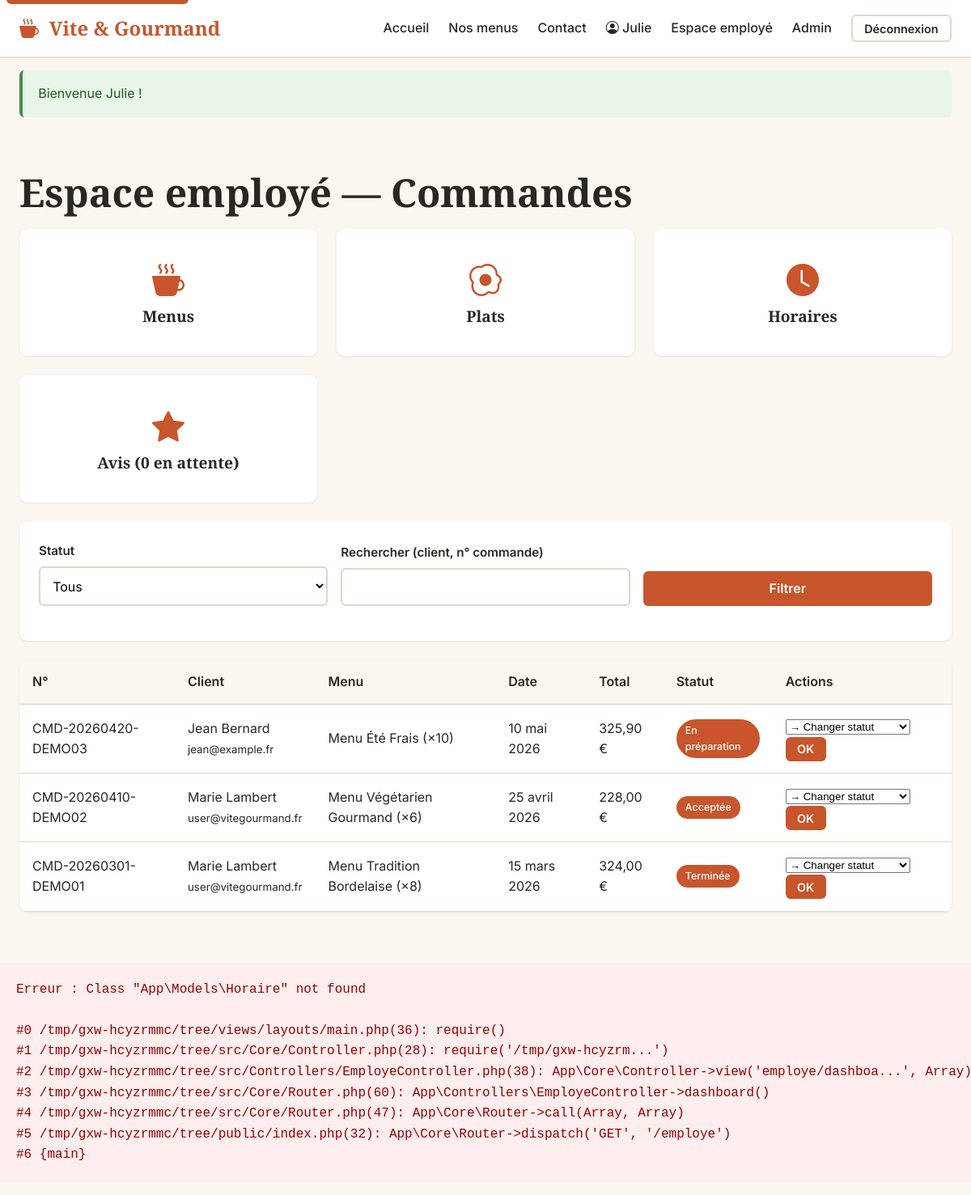
Screenshot of /employe (signed in) with the database file from the repository.
### tables this page shows
CREATE TABLE commande (
    numero_commande      VARCHAR(50)  PRIMARY KEY,
    utilisateur_id       INT          NOT NULL,
    menu_id              INT          NOT NULL,
    date_commande        DATETIME     NOT NULL DEFAULT CURRENT_TIMESTAMP,
    date_prestation      DATE         NOT NULL,
    heure_livraison      TIME         NOT NULL,
    adresse_livraison    VARCHAR(255) NOT NULL,
    ville_livraison      VARCHAR(80)  NOT NULL,
    distance_km          DECIMAL(6,2) NOT NULL DEFAULT 0,
    nombre_personne      INT          NOT NULL,
    prix_menu            DECIMAL(10,2) NOT NULL,
    prix_livraison       DECIMAL(10,2) NOT NULL DEFAULT 0,
    reduction            DECIMAL(10,2) NOT NULL DEFAULT 0,
    prix_total           DECIMAL(10,2) NOT NULL,
    statut               VARCHAR(50)  NOT NULL DEFAULT 'en_attente',
    pret_materiel        BOOLEAN      NOT NULL DEFAULT FALSE,
    restitution_materiel BOOLEAN      NOT NULL DEFAULT FALSE,
    motif_annulation     TEXT         DEFAULT NULL,
    mode_contact         VARCHAR(50)  DEFAULT NULL,
    FOREIGN KEY (utilisateur_id) REFERENCES utilisateur(utilisateur_id),
    FOREIGN KEY (menu_id)        REFERENCES menu(menu_id),
    INDEX idx_statut (statut),
    INDEX idx_user (utilisateur_id),
    INDEX idx_menu (menu_id)
);

CREATE TABLE utilisateur (
    utilisateur_id   INT AUTO_INCREMENT PRIMARY KEY,
    email            VARCHAR(180) NOT NULL UNIQUE,
    password         VARCHAR(255) NOT NULL,
    prenom           VARCHAR(80)  NOT NULL,
    nom              VARCHAR(80)  NOT NULL,
    telephone        VARCHAR(20)  NOT NULL,
    adresse_postale  VARCHAR(255) NOT NULL,
    ville            VARCHAR(80)  NOT NULL DEFAULT 'Bordeaux',
    pays             VARCHAR(80)  NOT NULL DEFAULT 'France',
    actif            BOOLEAN      NOT NULL DEFAULT TRUE,
    reset_token      VARCHAR(64)  DEFAULT NULL,
    reset_expires    DATETIME     DEFAULT NULL,
    created_at       TIMESTAMP    NOT NULL DEFAULT CURRENT_TIMESTAMP,
    INDEX idx_email (email)
);

CREATE TABLE menu (
    menu_id                 INT AUTO_INCREMENT PRIMARY KEY,
    titre                   VARCHAR(150)   NOT NULL,
    description             TEXT           NOT NULL,
    nombre_personne_minimum INT            NOT NULL,
    prix_par_personne       DECIMAL(10, 2) NOT NULL,
    conditions_menu         TEXT           DEFAULT NULL,
    quantite_restante       INT            NOT NULL DEFAULT 0,
    theme_id                INT            NOT NULL,
    regime_id               INT            NOT NULL,
    actif                   BOOLEAN        NOT NULL DEFAULT TRUE,
    created_at              TIMESTAMP      NOT NULL DEFAULT CURRENT_TIMESTAMP,
    FOREIGN KEY (theme_id)  REFERENCES theme(theme_id),
    FOREIGN KEY (regime_id) REFERENCES regime(regime_id),
    INDEX idx_theme (theme_id),
    INDEX idx_regime (regime_id)
);

### src/Controllers/EmployeController.php (called while the page is built, shortened)
<?php
class EmployeController extends Controller
{
    public function dashboard(): void
    {
        $statut    = $_GET['statut'] ?? null;
        $recherche = $_GET['q']      ?? null;
        $commandes = CommandeRepository::listForStaff($statut, $recherche);
        $this->view('employe/dashboard', [
            'pageTitle'    => 'Espace employé',
            'commandes'    => $commandes,
            'statut'       => $statut,
            'recherche'    => $recherche,
            'nbAvisAttente'=> count(AvisRepository::enAttente()),
        ]);
    }
}

### src/Core/Security.php (called while the page is built, shortened)
<?php
final class Security
{
    public static function escape(?string $value): string
    {
        return htmlspecialchars($value ?? '', ENT_QUOTES | ENT_HTML5, 'UTF-8');
    }
}

### src/Helpers/functions.php (called while the page is built, shortened)
<?php
if (!function_exists('e')) {
    function e(?string $value): string
    {
        return Security::escape($value);
    }
}
if (!function_exists('format_date_fr')) {
    function format_date_fr(string $date): string
    {
        $months = ['janvier','février','mars','avril','mai','juin','juillet','août','septembre','octobre','novembre','décembre'];
        $ts = strtotime($date);
        return (int) date('j', $ts) . ' ' . $months[(int) date('n', $ts) - 1] . ' ' . date('Y', $ts);
    }
}
if (!function_exists('format_prix')) {
    function format_prix(float $montant): string
    {
        return number_format($montant, 2, ',', ' ') . ' €';
    }
}
if (!function_exists('format_statut')) {
    function format_statut(string $statut): string
    {
        $map = [
            'en_attente'                => 'En attente',
            'accepte'                   => 'Acceptée',
            'en_preparation'            => 'En préparation',
            'en_cours_de_livraison'     => 'En cours de livraison',
            'livre'                     => 'Livrée',
            'en_attente_retour_materiel'=> 'En attente du retour de matériel',
            'terminee'                  => 'Terminée',
            'annulee'                   => 'Annulée',
        ];
        return $map[$statut] ?? ucfirst(str_replace('_', ' ', $statut));
    }
}

### src/Repositories/CommandeRepository.php (called while the page is built, shortened)
<?php
final class CommandeRepository
{
    public static function listForStaff(?string $statut = null, ?string $rechercheClient = null): array
    {
        $pdo = Database::getInstance();
        $sql = '
            SELECT c.*, m.titre AS menu_titre, u.email, u.prenom, u.nom
            FROM commande c
            INNER JOIN menu m       ON c.menu_id = m.menu_id
            INNER JOIN utilisateur u ON c.utilisateur_id = u.utilisateur_id
            WHERE 1=1
        ';
        $params = [];
        $sql .= ' ORDER BY c.date_commande DESC';
        $stmt = $pdo->prepare($sql);
        $stmt->execute($params);
        return $stmt->fetchAll();
    }
}

### views/employe/dashboard.php (the view, shortened to what this page needs)
<section class="section">
    <div class="container">
        <h1>Espace employé — Commandes</h1>
        <div class="grid grid-3 mb-4">
            <a href="/employe/menus"    class="dashboard-card"><i class="bi bi-cup-hot-fill" aria-hidden="true"></i><h2>Menus</h2></a>
            <a href="/employe/plats"    class="dashboard-card"><i class="bi bi-egg-fried" aria-hidden="true"></i><h2>Plats</h2></a>
            <a href="/employe/horaires" class="dashboard-card"><i class="bi bi-clock-fill" aria-hidden="true"></i><h2>Horaires</h2></a>
            <a href="/employe/avis"     class="dashboard-card"><i class="bi bi-star-fill" aria-hidden="true"></i><h2>Avis (<?= $nbAvisAttente ?> en attente)</h2></a>
        </div>
        <form method="get" action="/employe/commandes" class="filtres">
            <div class="filtres-grid">
                <div class="form-field">
                    <label for="statut">Statut</label>
                    <select id="statut" name="statut">
                        <option value="">Tous</option>
                    </select>
                </div>
                <div class="form-field">
                    <label for="q">Rechercher (client, n° commande)</label>
                    <input type="text" id="q" name="q" value="<?= e((string) $recherche) ?>">
                </div>
                <div class="form-field form-field-actions">
                    <button type="submit" class="btn btn-primary">Filtrer</button>
                </div>
            </div>
        </form>
        <div class="table-wrapper mt-4">
            <table class="table">
                <thead>
                    <tr>
                        <th>N°</th><th>Client</th><th>Menu</th><th>Date</th><th>Total</th><th>Statut</th><th>Actions</th>
                    </tr>
                </thead>
                <tbody>
                    <?php foreach ($commandes as $c): ?>
                        <tr>
                            <td><?= e($c['numero_commande']) ?></td>
                            <td><?= e($c['prenom']) ?> <?= e($c['nom']) ?><br><small><?= e($c['email']) ?></small></td>
                            <td><?= e($c['menu_titre']) ?> (×<?= (int) $c['nombre_personne'] ?>)</td>
                            <td><?= e(format_date_fr($c['date_prestation'])) ?></td>
                            <td><?= format_prix((float) $c['prix_total']) ?></td>
                            <td><span class="badge"><?= e(format_statut($c['statut'])) ?></span></td>
                            <td>
                                <form method="post" action="/employe/commandes/<?= urlencode($c['numero_commande']) ?>/statut" class="inline-form">
                                    <select name="statut" required>
                                        <option value="">→ Changer statut</option>
                                    </select>
                                    <button type="submit" class="btn btn-sm btn-primary">OK</button>
                                </form>
                            </td>
                        </tr>
                    <?php endforeach; ?>
                </tbody>
            </table>
        </div>
    </div>
</section>

### src/Core/Router.php (shortened to what this page needs)
<?php
final class Router
{
    private array $routes = [
        'GET'    => [],
        'POST'   => [],
        'PUT'    => [],
        'DELETE' => [],
    ];
    private function add(string $method, string $path, callable|array $handler): void
    {
        $this->routes[$method][$path] = $handler;
    }
    public function dispatch(string $method, string $uri): void
    {
        $uri = parse_url($uri, PHP_URL_PATH) ?: '/';
        $uri = rtrim($uri, '/') ?: '/';
        foreach ($this->routes[$method] ?? [] as $path => $handler) {
            $pattern = preg_replace('#\{([a-zA-Z_]+)\}#', '(?P<$1>[^/]+)', $path);
            $pattern = '#^' . $pattern . '$#';
            if (preg_match($pattern, $uri, $matches)) {
                $params = array_filter($matches, 'is_string', ARRAY_FILTER_USE_KEY);
                $this->call($handler, $params);
                return;
            }
        }
    }
    private function call(callable|array $handler, array $params): void
    {
        if (is_array($handler) && count($handler) === 2) {
            [$class, $method] = $handler;
            $instance = new $class();
            $instance->$method(...array_values($params));
            return;
        }
    }
}

### public/css/app.css (style rules this page uses)
:root { --color-primary: #C8552B; --color-primary-dark: #A03F1E; --color-secondary: #6E8B5C; --color-secondary-dark: #556C47; --color-accent: #E5C26F; --color-bg: #FAF6F0; --color-bg-dark: #2A2622; --color-text: #2A2622; --color-text-light: #6B5E54; --color-border: #E2D6C7; --color-success: #4A8B4A; --color-error: #C0392B; --color-warning: #D9A441; --color-info: #4A7AA9; --shadow-sm: 0 1px 3px rgba(0,0,0,0.08); --shadow-md: 0 4px 12px rgba(0,0,0,0.10); --shadow-lg: 0 10px 30px rgba(0,0,0,0.15); --radius-sm: 6px; --radius: 10px; --radius-lg: 16px; --font-title: 'Playfair Display', Georgia, serif; --font-body: 'Inter', system-ui, -apple-system, Segoe UI, Roboto, sans-serif; --container: 1200px; --container-narrow: 720px; }
*, *::before, *::after { box-sizing: border-box; }
html { scroll-behavior: smooth; }
body { margin: 0; font-family: var(--font-body); color: var(--color-text); background: var(--color-bg); line-height: 1.6; font-size: 16px; }
h1, h2, h3, h4 { font-family: var(--font-title); margin: 0 0 1rem; line-height: 1.2; }
h1 { font-size: clamp(2rem, 4vw, 3rem); }
h2 { font-size: clamp(1.5rem, 3vw, 2.2rem); margin-top: 2rem; }
a { color: var(--color-primary); text-decoration: none; transition: color .2s; }
button { font-family: inherit; }
.container { max-width: var(--container); margin: 0 auto; padding: 0 1.5rem; }
.section { padding: 3rem 0; }
.mt-4 { margin-top: 1.5rem; }
.mb-4 { margin-bottom: 1.5rem; }
.grid { display: grid; gap: 1.5rem; }
.grid-3 { grid-template-columns: repeat(auto-fit, minmax(280px, 1fr)); }
.btn { display: inline-flex; align-items: center; justify-content: center; gap: 0.5rem; padding: 0.7rem 1.5rem; border: 0; border-radius: var(--radius-sm); font-weight: 600; cursor: pointer; transition: all .2s; font-family: inherit; font-size: 1rem; text-decoration: none; }
.btn-primary { background: var(--color-primary); color: #fff; }
.btn-sm { padding: 0.4rem 0.9rem; font-size: 0.9rem; }
.feature-card, .menu-card, .avis-card, .dashboard-card { background: #fff; border-radius: var(--radius); padding: 1.8rem; box-shadow: var(--shadow-sm); transition: transform .2s, box-shadow .2s; }
.badge { display: inline-block; padding: 0.25rem 0.7rem; background: var(--color-primary); color: #fff; border-radius: 999px; font-size: 0.78rem; font-weight: 500; }
.filtres { background: #fff; padding: 1.5rem; border-radius: var(--radius); box-shadow: var(--shadow-sm); margin-bottom: 1.5rem; }
.filtres-grid { display: grid; grid-template-columns: repeat(auto-fit, minmax(180px, 1fr)); gap: 1rem; align-items: end; }
.form-field { margin-bottom: 1.2rem; display: flex; flex-direction: column; }
.form-field label { font-weight: 600; margin-bottom: 0.4rem; font-size: 0.95rem; }
.form-field input, .form-field select, .form-field textarea { padding: 0.7rem; border: 2px solid var(--color-border); border-radius: var(--radius-sm); font-family: inherit; font-size: 1rem; background: #fff; transition: border-color .2s; }
.form-field-actions { justify-content: flex-end; }
.table-wrapper { overflow-x: auto; background: #fff; border-radius: var(--radius); box-shadow: var(--shadow-sm); }
.table { width: 100%; border-collapse: collapse; }
.table th, .table td { padding: 0.9rem 1rem; text-align: left; border-bottom: 1px solid var(--color-border); }
.table th { background: var(--color-bg); font-weight: 600; }
.inline-form { display: inline-block; margin: 0; }
.dashboard-card { text-decoration: none; color: var(--color-text); text-align: center; padding: 2rem; }
.dashboard-card i { font-size: 2.5rem; color: var(--color-primary); margin-bottom: 0.8rem; }
.dashboard-card h2 { margin: 0 0 0.4rem; font-size: 1.2rem; }

### rows the page displays
commande: numero_commande "CMD-20260420-DEMO03", utilisateur.prenom "Jean", utilisateur.nom "Bernard", utilisateur.email "jean@example.fr", menu.titre "Menu Été Frais", nombre_personne "10", date_prestation "10 mai 2026", prix_total "325,90 €", statut "En préparation"
commande: numero_commande "CMD-20260410-DEMO02", utilisateur.prenom "Marie", utilisateur.nom "Lambert", utilisateur.email "user@vitegourmand.fr", menu.titre "Menu Végétarien Gourmand", nombre_personne "6", date_prestation "25 avril 2026", prix_total "228,00 €", statut "Acceptée"
commande: numero_commande "CMD-20260301-DEMO01", utilisateur.prenom "Marie", utilisateur.nom "Lambert", utilisateur.email "user@vitegourmand.fr", menu.titre "Menu Tradition Bordelaise", nombre_personne "8", date_prestation "15 mars 2026", prix_total "324,00 €", statut "Terminée"

### other values shown
$e->getMessage() "Class \"App\\Models\\Horaire\" not found"
